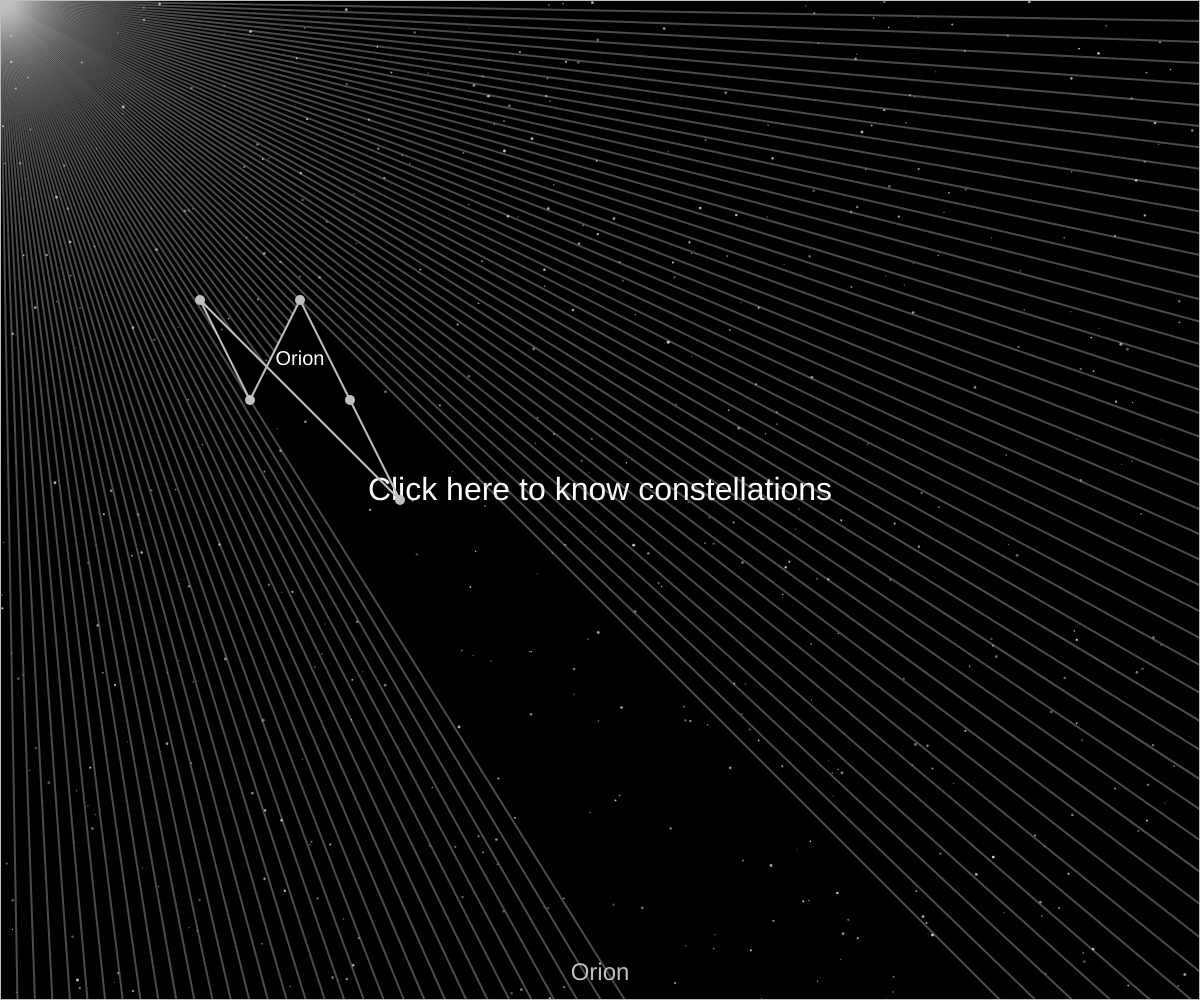
Frame 1 (no input)
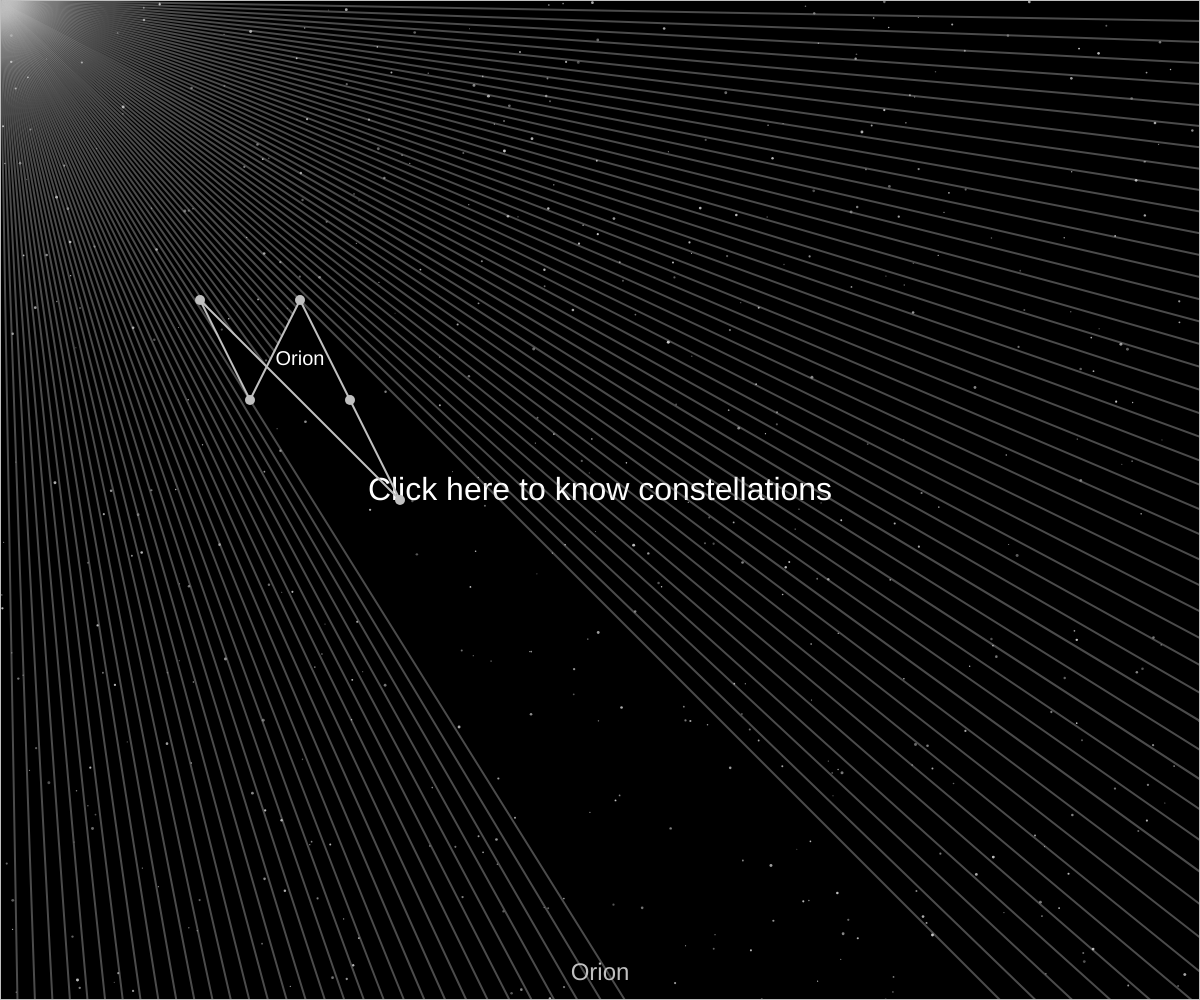
Frame 60 (no input)
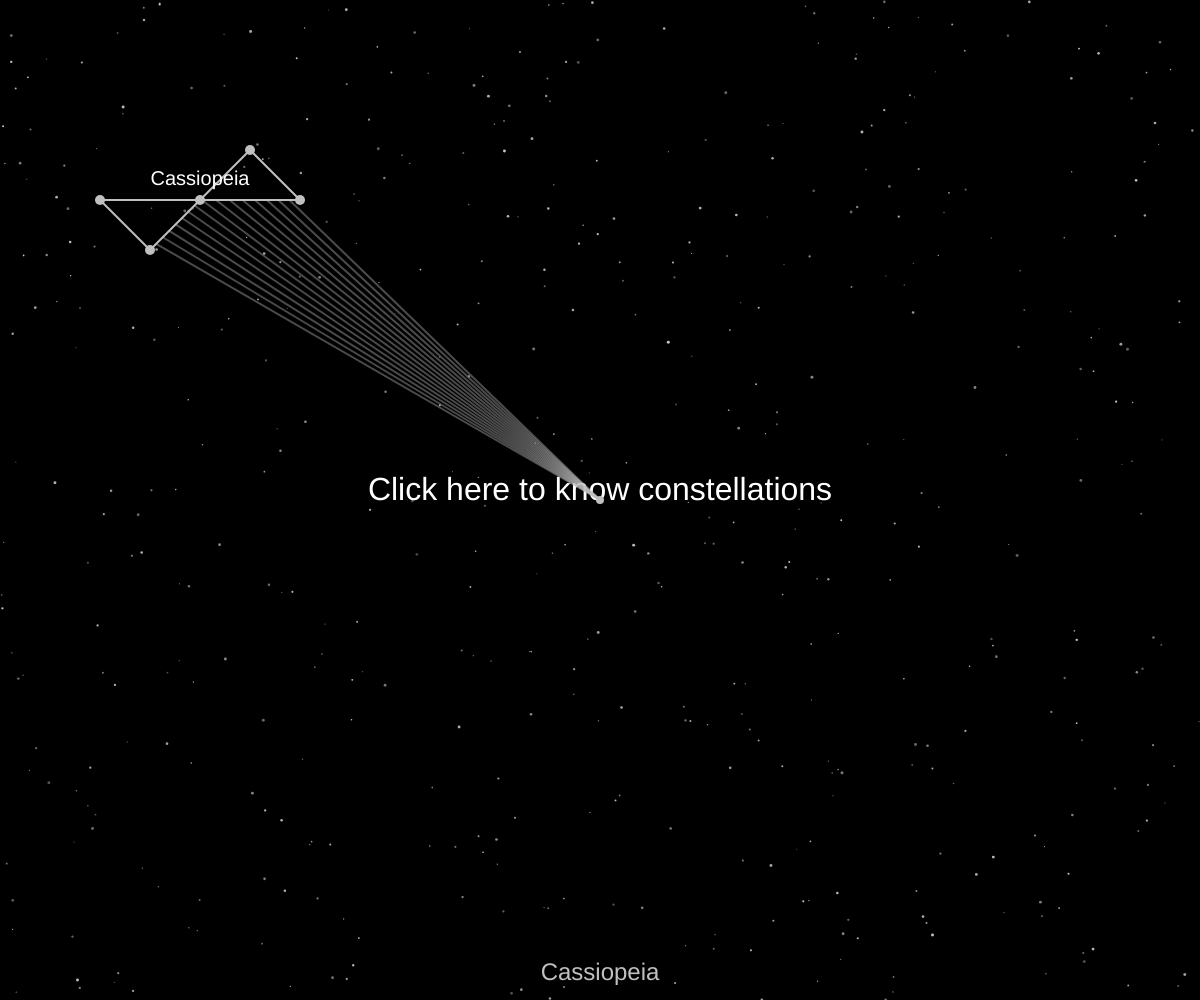
Frame 120 (the mouse pressed at the canvas centre since frame 60)

The p5.js sketch that drew these frames (run headless with seeded random() and noise() and a simulated clock; from frame 60 on, the mouse is pressed at the canvas centre):

// p5.js sketch
// ── sketch.js
// Global variables
let walls = []; // Array to store boundary objects
let particle;
let stars = []; // Array for background stars
let constellations = [
  { name: "Orion", stars: [[200, 300], [250, 400], [300, 300], [350, 400], [400, 500]] },
  { name: "Cassiopeia", stars: [[100, 200], [150, 250], [200, 200], [250, 150], [300, 200]] },
  { name: "Ursa Major", stars: [[300, 300], [350, 350], [400, 300], [450, 250], [500, 300]] },
  { name: "Lyra", stars: [[400, 200], [450, 250], [500, 200], [550, 150], [600, 200]] },
  { name: "Scorpius", stars: [[250, 500], [300, 550], [350, 500], [400, 450], [450, 400]] }
];
let currentConstellationIndex = 0;

function setup() {
  createCanvas(windowWidth, windowHeight);

  // Initialize background stars
  for (let i = 0; i < 500; i++) {
    stars.push({
      pos: createVector(random(width), random(height)),
      size: random(1, 3),
      brightness: random(100, 255),
      flicker: random(0.5, 1.5)
    });
  }

  // Initialize the first constellation and boundary walls
  createConstellation(constellations[currentConstellationIndex].stars);
  createBoundaryWalls();

  // Initialize the particle
  particle = new Particle();
  noCursor();
}

function draw() {
  // Draw realistic space background
  background(0);
  noStroke();
  for (let star of stars) {
    fill(star.brightness, star.brightness, star.brightness, 200);
    ellipse(star.pos.x, star.pos.y, star.size);
    star.brightness += random(-star.flicker, star.flicker); // Flickering effect
    star.brightness = constrain(star.brightness, 100, 255);
  }

  // Display the title if no mouse is pressed yet
  if (frameCount < 200) {
    fill(255);
    textSize(32);
    textAlign(CENTER);
    text("Click here to know constellations", width / 2, height / 2);
  }

  // Display walls and particle behavior
  walls.forEach(wall => wall.show());
  particle.update(mouseX, mouseY);
  particle.show();
  particle.look(walls);

  // Display constellation name
  noStroke();
  fill(192, 192, 192);
  textSize(24);
  textAlign(CENTER);
  text(
    constellations[currentConstellationIndex].name,
    width / 2,
    height - 20
  );

  // Display constellation points and names
  drawConstellationPoints(constellations[currentConstellationIndex]);
}

function mousePressed() {
  // Change to the next constellation
  currentConstellationIndex = (currentConstellationIndex + 1) % constellations.length;
  walls = [];
  createConstellation(constellations[currentConstellationIndex].stars);
}

function windowResized() {
  resizeCanvas(windowWidth, windowHeight);
  stars = []; // Reinitialize stars for the new canvas size
  for (let i = 0; i < 500; i++) {
    stars.push({
      pos: createVector(random(width), random(height)),
      size: random(1, 3),
      brightness: random(100, 255),
      flicker: random(0.5, 1.5)
    });
  }
  walls = [];
  createConstellation(constellations[currentConstellationIndex].stars);
}

// Function to create a constellation from a given set of star coordinates
function createConstellation(starPositions) {
  for (let i = 0; i < starPositions.length; i++) {
    let start = createVector(starPositions[i][0], starPositions[i][1]);
    let end = createVector(
      starPositions[(i + 1) % starPositions.length][0],
      starPositions[(i + 1) % starPositions.length][1]
    );
    walls.push(new Boundary(start.x, start.y, end.x, end.y));
  }
}

// Function to add canvas boundary walls
function createBoundaryWalls() {
  walls.push(new Boundary(0, 0, width, 0)); // Top
  walls.push(new Boundary(width, 0, width, height)); // Right
  walls.push(new Boundary(width, height, 0, height)); // Bottom
  walls.push(new Boundary(0, height, 0, 0)); // Left
}

// Function to draw points and name of the constellation
function drawConstellationPoints(constellation) {
  let avgX = 0;
  let avgY = 0;

  // Draw point for each star
  for (let i = 0; i < constellation.stars.length; i++) {
    let star = constellation.stars[i];
    ellipse(star[0], star[1], 10, 10); // Draw point for each star

    // Accumulate the positions to calculate the average (center)
    avgX += star[0];
    avgY += star[1];
  }

  // Calculate the center of the constellation
  avgX /= constellation.stars.length;
  avgY /= constellation.stars.length;

  // Display the name of the constellation in the center
  fill(255);
  textSize(20);
  textAlign(CENTER);
  text(constellation.name, avgX, avgY - 15); // Name displayed above the center of the constellation
}

// Boundary class
class Boundary {
  constructor(x1, y1, x2, y2) {
    this.a = createVector(x1, y1);
    this.b = createVector(x2, y2);
  }

  show() {
    stroke(192); // Silver color
    strokeWeight(2);
    line(this.a.x, this.a.y, this.b.x, this.b.y);
  }
}

// Particle class
class Particle {
  constructor() {
    this.pos = createVector(width / 2, height / 2);
    this.rays = [];

    // Create rays at 1-degree intervals
    for (let angle = 0; angle < 360; angle++) {
      this.rays.push(new Ray(this.pos, radians(angle)));
    }
  }

  update(x, y) {
    this.pos.set(x, y);
  }

  look(walls) {
    for (let ray of this.rays) {
      let closest = null;
      let record = Infinity;

      for (let wall of walls) {
        const pt = ray.cast(wall);
        if (pt) {
          const d = p5.Vector.dist(this.pos, pt);
          if (d < record) {
            record = d;
            closest = pt;
          }
        }
      }

      if (closest) {
        stroke(192, 192, 192, 100); // Silver for rays
        line(this.pos.x, this.pos.y, closest.x, closest.y);
      }
    }
  }

  show() {
    fill(192);
    noStroke();
    ellipse(this.pos.x, this.pos.y, 8); // Larger particle
  }
}

// Ray class
class Ray {
  constructor(pos, angle) {
    this.pos = pos;
    this.dir = p5.Vector.fromAngle(angle);
  }

  show() {
    stroke(192);
    push();
    translate(this.pos.x, this.pos.y);
    line(0, 0, this.dir.x * 10, this.dir.y * 10);
    pop();
  }

  cast(wall) {
    const x1 = wall.a.x;
    const y1 = wall.a.y;
    const x2 = wall.b.x;
    const y2 = wall.b.y;
    const x3 = this.pos.x;
    const y3 = this.pos.y;
    const x4 = this.pos.x + this.dir.x;
    const y4 = this.pos.y + this.dir.y;

    const den = (x1 - x2) * (y3 - y4) - (y1 - y2) * (x3 - x4);
    if (den === 0) return;

    const t = ((x1 - x3) * (y3 - y4) - (y1 - y3) * (x3 - x4)) / den;
    const u = -((x1 - x2) * (y1 - y3) - (y1 - y2) * (x1 - x3)) / den;

    if (t > 0 && t < 1 && u > 0) {
      return createVector(x1 + t * (x2 - x1), y1 + t * (y2 - y1));
    }
  }
}
